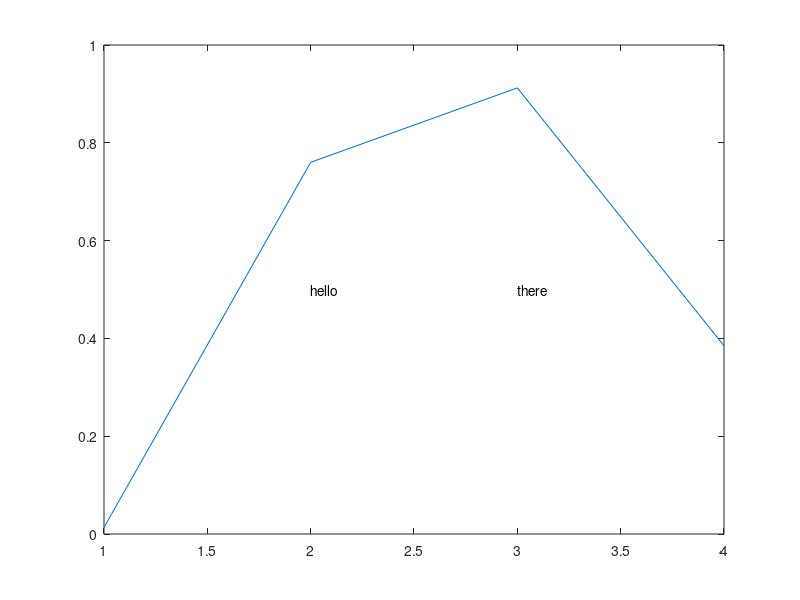

The MATLAB source for this figure:
% Regression test function (black box) for text
% This function is autogenerated by helpgen.py
function bbtest_success = bbtest_handle_text
  bbtest_success = 1;
NumErrors = 0;
try
  plot(rand(1,4))
catch
  NumErrors = NumErrors + 1;
end
try
  text([2,3],[0.5,0.5],{'hello','there'})
catch
  NumErrors = NumErrors + 1;
end
try
  mprint text1
catch
  NumErrors = NumErrors + 1;
end
if (NumErrors ~= 0) bbtest_success = 0; return; end
NumErrors = 0;
try
  plot(rand(1,4))
catch
  NumErrors = NumErrors + 1;
end
try
  text([2,3],[0.5,0.5],{'hello','there'},'fontsize',20)
catch
  NumErrors = NumErrors + 1;
end
try
  mprint text2
catch
  NumErrors = NumErrors + 1;
end
if (NumErrors ~= 0) bbtest_success = 0; return; end
